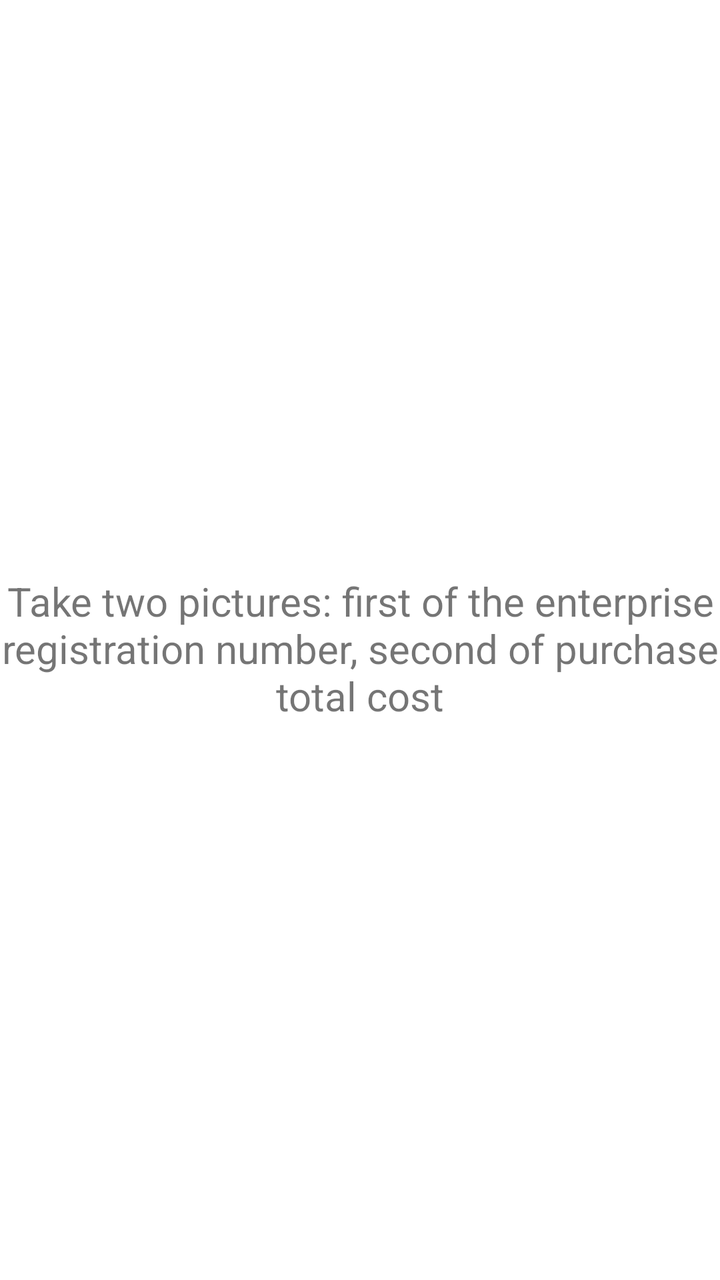
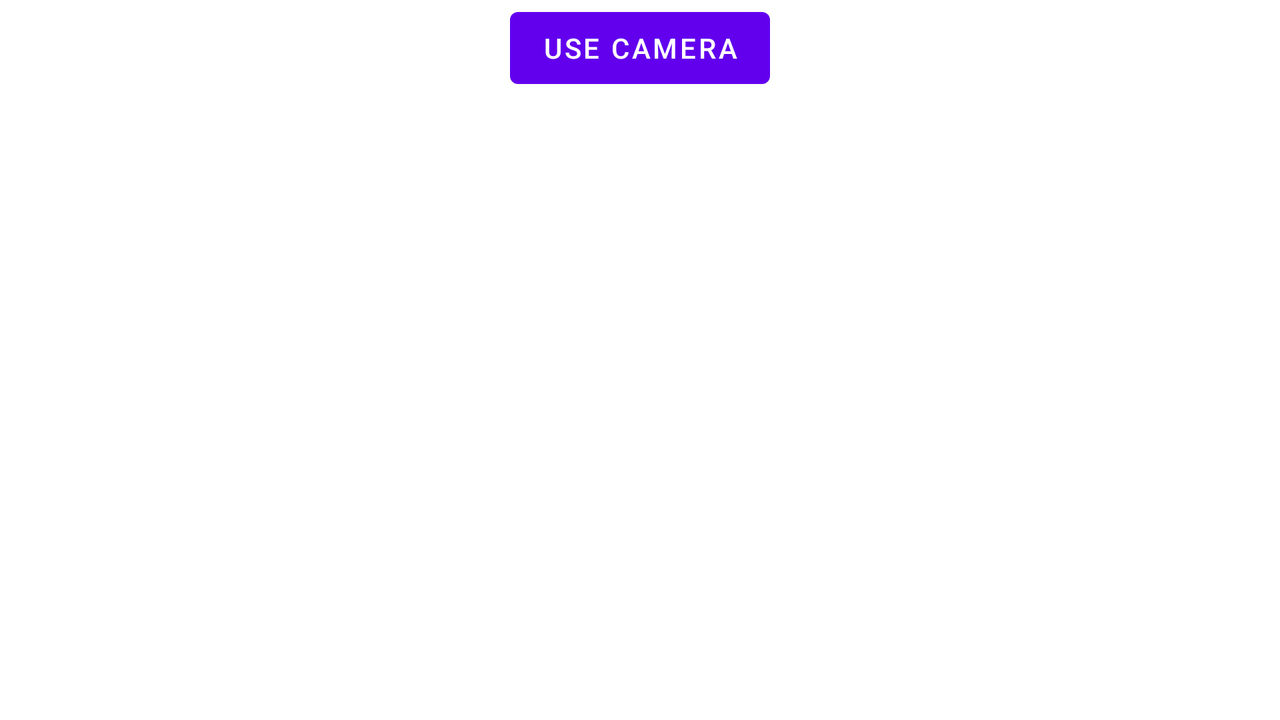

The same Android screen from two of the app's own layout files: first res/layout/ as a phone draws it, then the repository's variant for another configuration, drawn on a device whose configuration selects that folder. Both files follow.
<!-- AndroidManifest.xml: fallback theme Theme.MaterialComponents.DayNight.NoActionBar -->
<!-- res/layout/main.xml -->
<?xml version="1.0" encoding="utf-8"?>
<LinearLayout xmlns:android="http://schemas.android.com/apk/res/android"
              android:layout_width="fill_parent"
              android:layout_height="fill_parent"
              android:weightSum="1" android:orientation="vertical">
    <LinearLayout
            android:orientation="vertical"
            android:layout_width="387dp"
            android:layout_height="0dp" android:layout_weight="0.33"
        android:weightSum="1">

    </LinearLayout>

    <TextView
        android:layout_width="wrap_content"
        android:layout_height="wrap_content"
        android:text="Take two pictures: first of the enterprise registration number, second of purchase total cost"
        android:gravity="center"
        android:textSize="20sp"
        android:textAlignment="gravity"
        android:id="@+id/image_takig_explanation"
        android:layout_weight="0.45" />

    <Button
            android:layout_width="106dp"
            android:layout_height="wrap_content"
            android:text="Go"
            android:id="@+id/button" android:layout_gravity="center_horizontal"
        android:background="@color/wallet_highlighted_text_holo_light" />
</LinearLayout>
<!-- resources referenced by this layout -->
<resources>

</resources>
<!-- res/layout-land/main.xml (the repository's variant of the layout above) -->
<!-- drawn on the phone turned sideways -->
<?xml version="1.0" encoding="utf-8"?>
<LinearLayout xmlns:android="http://schemas.android.com/apk/res/android"
              android:orientation="vertical"
              android:layout_width="fill_parent"
              android:layout_height="fill_parent"
              android:weightSum="1">
    <LinearLayout
            android:orientation="vertical"
            android:layout_width="387dp"
            android:layout_height="wrap_content">
    </LinearLayout>
    <Button
            android:layout_width="wrap_content"
            android:layout_height="wrap_content"
            android:text="Use camera"
            android:id="@+id/button" android:layout_gravity="center_horizontal"/>
    <TextView
            android:layout_width="195dp"
            android:layout_height="wrap_content"
            android:textAppearance="?android:attr/textAppearanceMedium"
            android:id="@+id/textView" android:layout_gravity="center_horizontal" android:layout_weight="0.25"/>
</LinearLayout>
